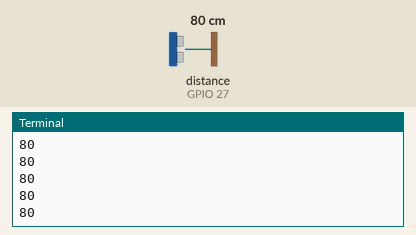
This program was run on a simulated Raspberry Pi (BCM pin numbers). On the bench: the last lines printed to the terminal. The inputs (shaded band) are chosen by the test bench; at power-on: distance to the obstacle (sensor on GPIO 27) 80 cm. The echo pulse lasts 58.3 µs per cm; no MQTT or app messages arrive unless stated; the clock reads 2024-03-15 10:24:30 at power-on unless the program sets it.

Above: at 1.3 s.
1.4 s: distance to the obstacle (sensor on GPIO 27) set to 2 cm
At 1.61 s:
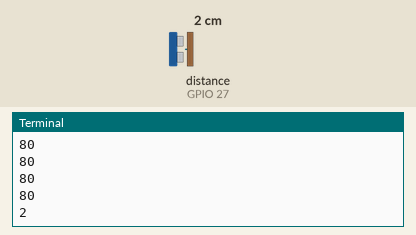
2.9 s: distance to the obstacle (sensor on GPIO 27) set to 4 cm
At 3.12 s:
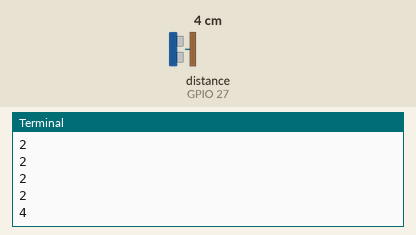
Timing chart, 0 to 5.9 s (numbered marks = the images above; inputs shaded):
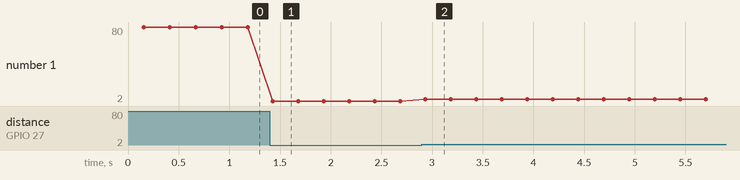

Measured:
- after the input at 1.4 s, the terminal: prints a new line at once (image 1)
- after the input at 2.9 s, the terminal: prints a new line at once (image 2)
- plotted number 1: 80 → 2 after the input at 1.4 s, 2 → 4 after the input at 2.9 s

The program:

sonarMqtt.py
```python
# File: sonar.py
import RPi.GPIO as GPIO
import time
import paho.mqtt.client as paho

GPIO.setmode(GPIO.BCM)
GPIO.setwarnings(False)
TRIG = 17
ECHO = 27

GPIO.setup(TRIG,GPIO.OUT)
GPIO.setup(ECHO,GPIO.IN)

GPIO.output(TRIG, False)   #TRIG parte LOW

n         = 1
brokerAddr="mqtt.eclipseprojects.io"  #"broker.hivemq.com"   ##"mqtt.eclipseprojects.io"
msg       = "msg(sonardata,event,sonar,none,distance(D),N)"

client    = paho.Client("sender")
client.connect(brokerAddr, 1883, 60)

print ('Mqtt client connected ')
##time.sleep(2)

while True:
   GPIO.output(TRIG, True)    #invia impulsoTRIG
   time.sleep(0.00001)
   GPIO.output(TRIG, False)

   #attendi che ECHO parta e memorizza tempo
   while GPIO.input(ECHO)==0:
      pulse_start = time.time()

   # register the last timestamp at which the receiver detects the signal.
   while GPIO.input(ECHO)==1:
      pulse_end = time.time()

   pulse_duration = pulse_end - pulse_start
   distance = pulse_duration * 17165   #distance = vt/2
   #distance = round(distance, 1)
   distance  = int( distance )
   #print ('Distance:',distance,'cm')
   print ( distance, flush=True )
   if( distance > 2 and distance < 90 ) :
      n = n + 1
      client.publish("unibo/sonar/events", msg.replace("D",str(distance)).replace("N", str(n)))

   time.sleep(0.25)


#GPIO.cleanup()
```
